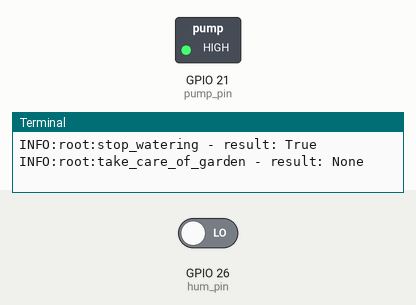
This program was run on a simulated Raspberry Pi (BCM pin numbers). Parts: switched loads named in the program (green lamp = pin HIGH), the last lines printed to the terminal. The test bench sets the inputs (shaded band); at power-on: GPIO 26 (hum_pin) LOW. The clock reads 2024-03-15 10:24:30 at power-on unless the program sets it.

Above: at 1.2 s.
1.3 s: GPIO 26 (hum_pin) driven HIGH
At 5.6 s:
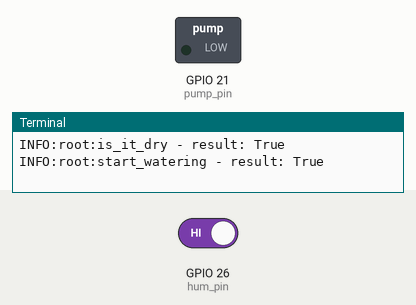
Timing chart, 0 to 7.1 s (numbered marks = the images above; inputs shaded):
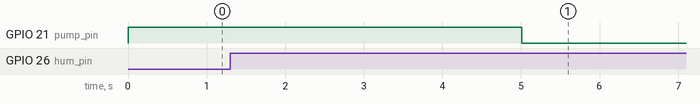

Measured:
- after the input at 1.3 s, GPIO 21 (pump_pin): HIGH → LOW after 3.7 s

The program:

gardener.py
```python
import datetime
import time

from wateringcan import WateringCan
import helpers


class Gardener(object):

    # watering_time_hours = [22, 4]
    watering_time_hours = None
    # rest_time_hours = 0.9
    rest_time_hours = 0.0015  # =5.4s
    # single_watering_time_sec = 60
    single_watering_time_sec = 15

    def __init__(self, watering_can=None, rest_time_hours=None, single_watering_time_sec=None):
        if watering_can is not None:
            self.watering_can = watering_can
        else:
            self.watering_can = WateringCan()
        if rest_time_hours is not None:
            self.rest_time_hours = rest_time_hours
        if single_watering_time_sec is not None:
            self.single_watering_time_sec = single_watering_time_sec

    def set_watering_time_hours(self, watering_time_hours):
        self.watering_time_hours = watering_time_hours

    @helpers.garden_log
    def take_care_of_garden(self):
        if self.is_it_time_for_watering():
            watering = self.watering_can.start_watering()
            if watering is True:
                time.sleep(self.single_watering_time_sec)
            self.watering_can.stop_watering()

    @helpers.garden_log
    def is_it_time_for_watering(self):
        if self.watering_time_hours is None:
            return True
        now = datetime.datetime.now()
        if now.hour in self.watering_time_hours:
            return True
        else:
            return False

    @helpers.garden_log
    def get_rest(self, hours=None):
        """Sleep for some time"""
        if hours is not None:
            time.sleep(int(60*60*hours))
        else:
            time.sleep(int(60*60*self.rest_time_hours))


def main():
    gardener = Gardener()
    while True:
        gardener.take_care_of_garden()
        gardener.get_rest()


if __name__ == "__main__": main()
```

wateringcan.py
```python
import datetime
import random
import pump
import helpers

@helpers.garden_log
def is_it_dry():
    """Check if soil is dry."""
    # return random.choice([True, False])
    if pump.is_humid() == 0:
        return True
    else:
        return False


class WateringCan(object):
    """Watering can """

    last_successful_watering_time = None
    number_of_failures = 0
    acceptable_failures = 3

    def __init__(self, acceptable_failures=None):
        if acceptable_failures is not None:
            self.acceptable_failures = acceptable_failures

    @helpers.garden_log
    def start_watering(self):
        """Turn on the pump."""
        if self.number_of_failures >= self.acceptable_failures:
            raise Exception('Too many failed waterings - can might be empty')
        if is_it_dry():
            pump.pump(True)
            return True
        else:
            self.save_successful_watering()
            return False

    @helpers.garden_log
    def stop_watering(self):
        """Turn off the pump."""
        pump.pump(False)

        if is_it_dry():
            self.save_failed_watering()
        else:
            self.save_successful_watering()
        return True

    @helpers.garden_log
    def save_successful_watering(self):
        self.last_successful_watering_time = datetime.datetime.now()
        self.number_of_failures = 0

    @helpers.garden_log
    def save_failed_watering(self):
        self.number_of_failures += 1
```

helpers.py
```python
import logging

from functools import wraps

logging.basicConfig(
    level=logging.DEBUG,
    # format='%(real_func_name) - %(message)',
)
# logging.info(statement, extra={'real_func_name': func.__name__})


def garden_log(func):
    @wraps(func)
    def wrapper(*args, **kwargs):
        # logging.info("%s - args: %s, kwargs: %s", func.__name__, str(*args), str(**kwargs))
        try:
            result = func(*args, **kwargs)
            logging.info("%s - result: %s", func.__name__, result)
        except Exception as e:
            logging.exception(repr(e))
            raise
        return result
    return wrapper
```

pump.py
```python
import RPi.GPIO as GPIO


GPIO.setmode(GPIO.BCM)

# pump pin number
pump_pin = 21
GPIO.setup(pump_pin, GPIO.OUT)

# humidity sensor
hum_pin = 26
GPIO.setup(hum_pin, GPIO.IN)


def pump(state):
    if not state:
        GPIO.output(pump_pin, GPIO.HIGH)
    else:
        GPIO.output(pump_pin, GPIO.LOW)


def is_humid():
    if GPIO.input(hum_pin):
        return 0
    else:
        return 1
```
